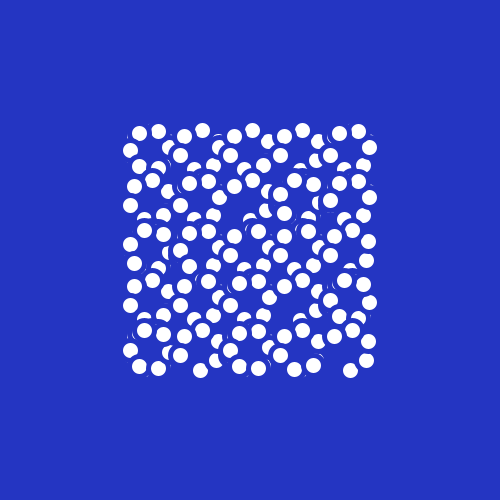
Frame 1 (no input)
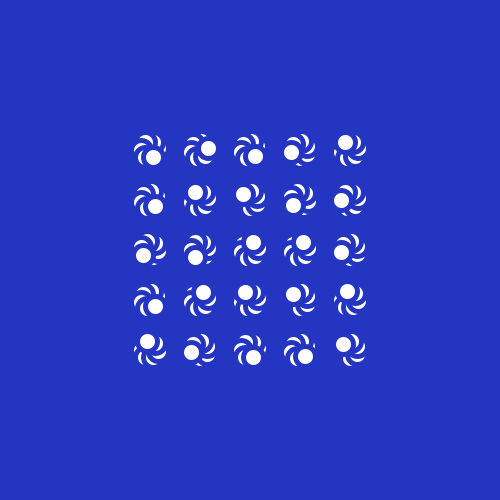
Frame 60 (the mouse pressed at the canvas centre just before this capture)
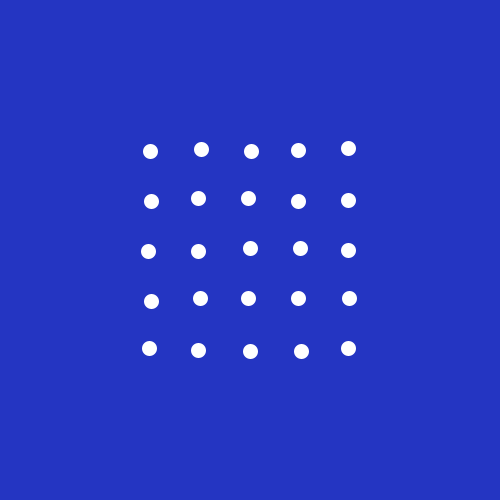
Frame 120 (the mouse held since frame 60 and released just before this capture)

The Processing sketch that drew these frames (run headless with seeded random() and noise(); from frame 60 on, the mouse is pressed at the canvas centre):

// Processing sketch: sketch_28042017
// ── sketch_28042017.pde
ArrayList<CircleSystem> circle;

void setup(){
  size(500,500);
  smooth();
  circle = new ArrayList<CircleSystem>();
  for(int x = 150; x<=350; x+=50){
    for(int y = 150; y<=350; y+=50){
      circle.add(new CircleSystem(x,y));
    }
  }
}

void draw(){
  background(36,53,194);
  for(CircleSystem c : circle){
    c.display();
  }
}
// ── Circle.pde
class Circle{
  float x, y,i;
  float size = 20;
  float r = 20;
  boolean grow = true;
  Circle(float _i){
   i = _i;
  }
  
  void display(){
    if(grow){
      r+=0.5;
      if(r>20){
        grow = false;
      }
    }
    if(!grow){
      r-=0.5;
      if(r<0){
        grow = true;
      }
    }
    
    fill(255);
    strokeWeight(5);
    stroke(36,53,194);
    x = sin(i)*r;
    y = cos(i)*r;
    ellipse(x,y,size,size);
  }
}
// ── CircleSystem.pde
class CircleSystem{
  int n = floor(random(5,20));
  Circle[] circle = new Circle[n];
  float x,y;
  CircleSystem(float _x, float _y){
    x = _x;
    y = _y;
    for(int i = 0; i<=circle.length-1; i++){
      circle[i] = new Circle(i);
    }
  }
  
  void display(){
    pushMatrix();
    translate(x,y);
    for(int i = 0; i<=circle.length-1; i++){
      circle[i].display();
    }
    popMatrix();
  }
}
